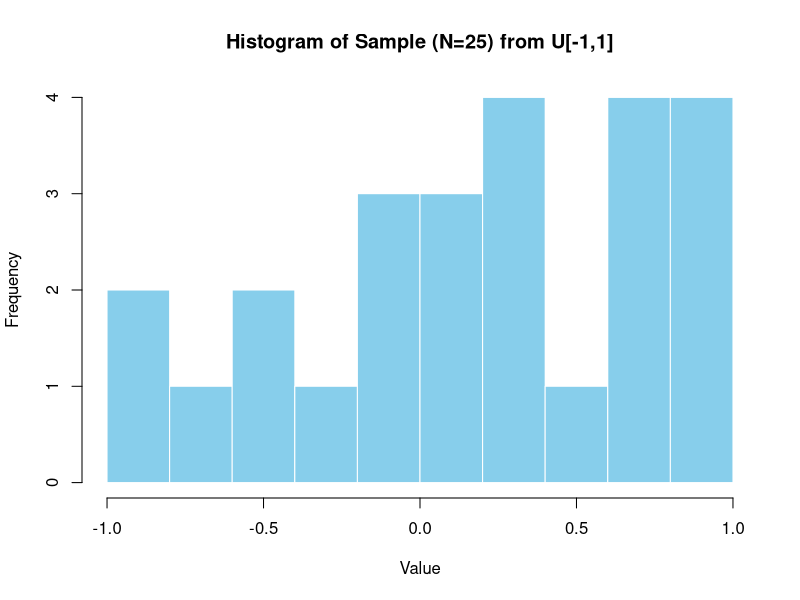

Write the R code that produced this figure.
## ---- chunk 1
set.seed(123)

# Generate a function to compute population mean and population SD
pop_mean_sd <- function(a, b) {
  mean <- (a+b)/2
  sd   <- (b-a)/sqrt(12)
  return(c(mean=mean, sd=sd))
}

pop_mean_sd(-1, 1)
pop_mean_sd(-2, 2)
pop_mean_sd(-5, 5)
## ---- chunk 2
sample_25 <- runif(25, min=-1, max=1)

hist(sample_25, breaks=10, col="skyblue", border="white",
     main="Histogram of Sample (N=25) from U[-1,1]", xlab="Value")

cat("Sample mean (N=25):", round(mean(sample_25), 3), "\n")
cat("Sample sd   (N=25):", round(sd(sample_25), 3), "\n")
## ---- chunk 3
cat("Sample mean when N=250:", 
    round(mean(runif(250, min = -1, max = 1)), 3), "hrs\n")
cat("Sample mean when N=2500:", 
    round(mean(runif(2500, min = -1, max = 1)), 3), "hrs\n")
